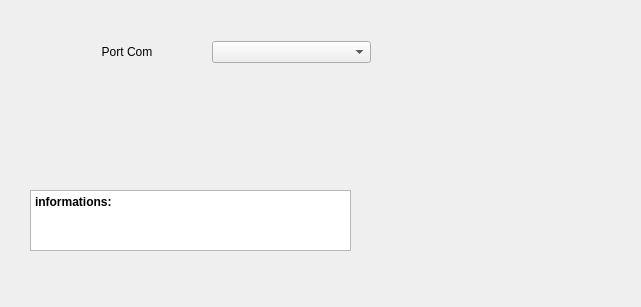
<?xml version="1.0" encoding="UTF-8"?>
<ui version="4.0">
 <class>Form</class>
 <widget class="QWidget" name="Form">
  <property name="geometry">
   <rect>
    <x>0</x>
    <y>0</y>
    <width>641</width>
    <height>307</height>
   </rect>
  </property>
  <property name="windowTitle">
   <string>Form</string>
  </property>
  <widget class="QTextEdit" name="information">
   <property name="geometry">
    <rect>
     <x>30</x>
     <y>190</y>
     <width>321</width>
     <height>61</height>
    </rect>
   </property>
   <property name="html">
    <string>&lt;!DOCTYPE HTML PUBLIC &quot;-//W3C//DTD HTML 4.0//EN&quot; &quot;http://www.w3.org/TR/REC-html40/strict.dtd&quot;&gt;
&lt;html&gt;&lt;head&gt;&lt;meta name=&quot;qrichtext&quot; content=&quot;1&quot; /&gt;&lt;meta charset=&quot;utf-8&quot; /&gt;&lt;style type=&quot;text/css&quot;&gt;
p, li { white-space: pre-wrap; }
hr { height: 1px; border-width: 0; }
li.unchecked::marker { content: &quot;\2610&quot;; }
li.checked::marker { content: &quot;\2612&quot;; }
&lt;/style&gt;&lt;/head&gt;&lt;body style=&quot; font-family:'Segoe UI'; font-size:9pt; font-weight:400; font-style:normal;&quot;&gt;
&lt;p style=&quot; margin-top:0px; margin-bottom:0px; margin-left:0px; margin-right:0px; -qt-block-indent:0; text-indent:0px;&quot;&gt;&lt;span style=&quot; font-weight:700;&quot;&gt;informations:&lt;/span&gt;&lt;/p&gt;&lt;/body&gt;&lt;/html&gt;</string>
   </property>
  </widget>
  <widget class="QWidget" name="">
   <property name="geometry">
    <rect>
     <x>40</x>
     <y>40</y>
     <width>331</width>
     <height>24</height>
    </rect>
   </property>
   <layout class="QHBoxLayout" name="horizontalLayout">
    <property name="spacing">
     <number>5</number>
    </property>
    <property name="leftMargin">
     <number>7</number>
    </property>
    <property name="rightMargin">
     <number>0</number>
    </property>
    <item>
     <widget class="QLabel" name="label">
      <property name="minimumSize">
       <size>
        <width>0</width>
        <height>0</height>
       </size>
      </property>
      <property name="maximumSize">
       <size>
        <width>16777215</width>
        <height>16777215</height>
       </size>
      </property>
      <property name="sizeIncrement">
       <size>
        <width>0</width>
        <height>0</height>
       </size>
      </property>
      <property name="text">
       <string>Port Com</string>
      </property>
      <property name="alignment">
       <set>Qt::AlignmentFlag::AlignCenter</set>
      </property>
     </widget>
    </item>
    <item>
     <widget class="QComboBox" name="comboBox_PortDetect">
      <property name="minimumSize">
       <size>
        <width>0</width>
        <height>0</height>
       </size>
      </property>
     </widget>
    </item>
   </layout>
  </widget>
 </widget>
 <resources/>
 <connections/>
</ui>
